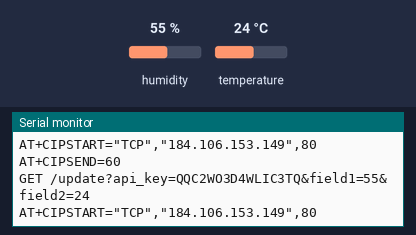
Bench run of a sketch on a simulated Arduino Uno, built with avr-gcc and run on an emulated ATmega328P. Parts: the last lines printed to the serial monitor. The inputs (shaded band) are chosen by the test bench; at power-on: humidity 55 %, temperature 24 °C. The modem accepts every AT command (registered, SIM ready, sends succeed) and sends nothing else.

Above: at 1.2 s.
1.3 s: humidity set to 22 %
At 2.28 s:
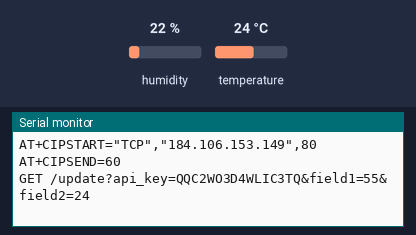
2.8 s: temperature set to 12 °C
At 3.9 s:
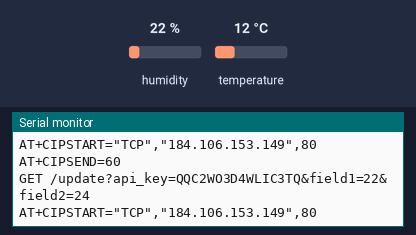
4.3 s: humidity set to 40 %
At 6.3 s:
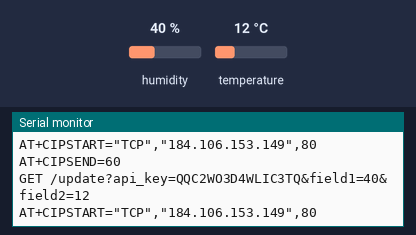
Timing chart, 0 to 7.8 s (numbered marks = the images above; inputs shaded):
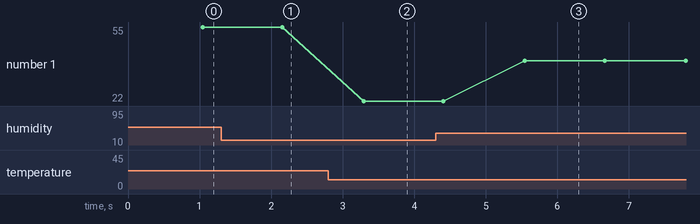

Measured:
- after the input at 4.3 s, the serial monitor: prints a new line after 1.2 s (image 3)
- plotted number 1: 22 → 40 after the input at 4.3 s

The sketch:

wifi_working.ino
```cpp
#include <SoftwareSerial.h>
#include "DHT.h"
#define DHTPIN 5                       // Digital Pin 5

#define DHTTYPE DHT11                  // We are Using DHT11

String apiKey = "QQC2WO3D4WLIC3TQ";    // 2737PEGIY2F9413T Edit this CHANNEL API key according to your Account

String Host_Name = "CHINTU";            // Edit Host_Name

String Password = "chintu345";          // Edit Password

SoftwareSerial ser(3, 2);              // RX, TX

int i=1;

DHT dht(DHTPIN, DHTTYPE);              // Initialising Pin and Type of DHT

void setup() {

Serial.begin(115200);                  // enable software serial

ser.begin(115200);                     // reset ESP8266

ser.println("AT+RST");               // Resetting ESP8266

dht.begin();                        // Enabling DHT11

char inv ='"';

String cmd = "AT+CWJAP";

       cmd+= "=";

       cmd+= inv;

       cmd+= Host_Name;

       cmd+= inv;

       cmd+= ",";

       cmd+= inv;

       cmd+= Password;

       cmd+= inv;

ser.println(cmd);                    // Connecting ESP8266 to your WiFi Router

  }

// the loop

void loop() {

  int humidity =  dht.readHumidity();             // Reading Humidity Value

  int temperature = dht.readTemperature();        // Reading Temperature Value

  String state1=String(humidity);                 // Converting them to string

  String state2=String(temperature);              // as to send it through URL


  String cmd = "AT+CIPSTART=\"TCP\",\"";          // Establishing TCP connection

  cmd += "184.106.153.149";                       // api.thingspeak.com

  cmd += "\",80";                                 // port 80

  ser.println(cmd);

  Serial.println(cmd);

 if(ser.find("Error")){

    Serial.println("AT+CIPSTART error");

    return;

  }

String getStr = "GET /update?api_key=";         // prepare GET string

  getStr += apiKey;

  getStr +="&field1=";

  getStr += String(state1);                       // Humidity Data

  getStr +="&field2=";

  getStr += String(state2);                       // Temperature Data

  getStr += "\r\n\r\n";

  cmd = "AT+CIPSEND=";

  cmd += String(getStr.length());                // Total Length of data

  ser.println(cmd);

  Serial.println(cmd);


if(ser.find(">")){

    ser.print(getStr);

    Serial.print(getStr);

  }

  else{

    ser.println("AT+CIPCLOSE");                  // closing connection

    Serial.println("AT+CIPCLOSE");

  }

 delay(100);                                  // Update after every 15 seconds

}
```
